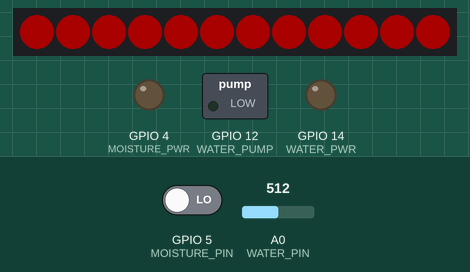
Bench run of a program on a simulated ESP8266 (Wemos D1 mini). On the bench: 12 RGB LEDs in strip order, left to right, switched loads named in the program (green lamp = pin HIGH), output pins drawn as LEDs (lit = HIGH). Inputs (shaded band) come from the test bench; at power-on: A0 (WATER_PIN) = 512, GPIO 5 (MOISTURE_PIN) LOW. Dim RGB values are drawn brighter than linear; WiFi joins after 1.5 s; servers stay silent unless stated; no MQTT or app messages arrive unless stated; what the program prints to the serial monitor is not drawn.

Above: at 2.7 s.
2.8 s: A0 (WATER_PIN) set to 54
15.2 s: A0 (WATER_PIN) set to 45
At 20.25 s:
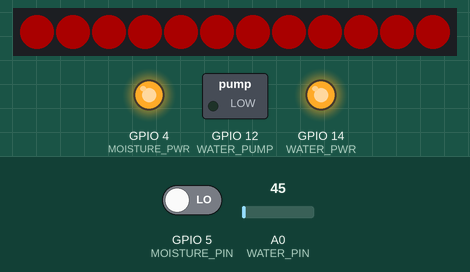
22.3 s: A0 (WATER_PIN) set to 122
At 25.9 s:
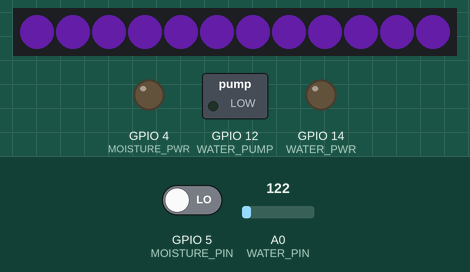
32.0 s: A0 (WATER_PIN) set to 40
At 35.9 s:
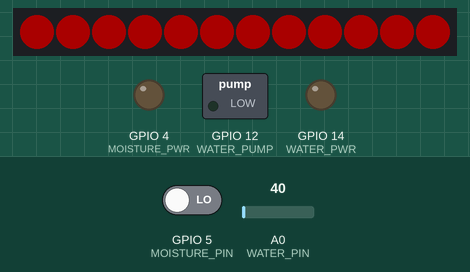
Timing chart, 0 to 42.0 s (numbered marks = the images above; inputs shaded):
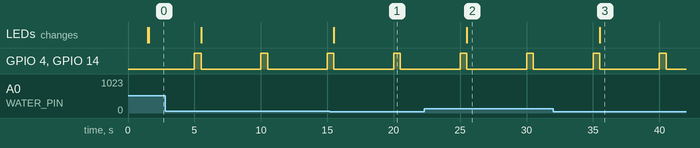

Measured:
- the behaviour switches between 50 and 49 on A0 (WATER_PIN) (found by bisection; images 0 and 1)
- after the input at 15.2 s, the LEDs: change after 0.30 s (image 1)
- after the input at 22.3 s, the LEDs: change after 3.2 s (image 2)
- after the input at 32.0 s, the LEDs: change after 3.5 s (image 3)
- by itself, GPIO 4 (MOISTURE_PWR), GPIO 14 (WATER_PWR): alternates HIGH for 0.50 s and LOW for 4.5 s

The program:

main.cpp
```cpp
#include <FastLED.h>
#include <Arduino.h>
#include <PubSubClient.h>
#include <ESP8266WiFi.h>

// Nastavení připojení k Wi-Fi a MQTT
#define wifi_ssid "Prokesova_laznet.cz"
#define wifi_password "cestmir70"
#define mqtt_server  "192.168.1.103"
#define mqtt_user "mqtt-user"
#define mqtt_password "123456789"

#define moisture_level_topic "sensor/moisture_level"
#define water_level_topic "sensor/water_level"

// Nastavení LED
#define LED_PIN     15  // D8 pin
#define LED_COUNT   12
#define BRIGHTNESS  45
#define BRIGHT_LED 150
#define ANIMATION_DELAY 100
#define WATER_MIN   50

CRGB leds[LED_COUNT];
CRGB currentColor;

// Nastavení pinů pro senzory a čerpadlo
#define WATER_PWR 14    // D5 pin
#define WATER_PIN A0    // A0 pin
#define MOISTURE_PWR 4  // D2 pin
#define MOISTURE_PIN 5  // D1 pin
#define WATER_PUMP 12   // D6 pin

#define PUMP_TIME 150000

// Deklarace funkcí
void animateLights(unsigned long);
void lights(int, int, int);
void startSensors();
int waterSensor();
int moistureSensor();
void connectWifi();
void connectMQTT();

// Deklarace hodnot času
unsigned long currentTime;
unsigned long lastCheckSensor;
unsigned long wateringCheck;
unsigned long lastPublish;

// Nastavení časových prodlev
const int delaySensor = 5000;
const int delaySensorValue = 500;
const int wateringDelay = 60000;
const int publishDelay = 10000;

bool sensors = false;
bool pump = false;

int lastWaterLevelCheck;
int waterLevel;
int moistureLevel;

WiFiClient Client;
PubSubClient client(Client);

void setup() {
  Serial.begin(9600);

  // Připojení k Wi-Fi
  connectWifi();

  // Nastavení MQTT klienta
  client.setServer(mqtt_server, 1883);

  // Inicializace pinů pro senzory a čerpadlo
  pinMode(WATER_PWR, OUTPUT);
  pinMode(WATER_PIN, INPUT);
  pinMode(MOISTURE_PWR, OUTPUT);
  pinMode(MOISTURE_PIN, INPUT);
  pinMode(WATER_PUMP, OUTPUT);

  // Vypnutí napájení senzorů a čerpadla
  digitalWrite(WATER_PWR, LOW);
  digitalWrite(MOISTURE_PWR, LOW);
  digitalWrite(WATER_PUMP, LOW);

  // Inicializace LED
  FastLED.addLeds<NEOPIXEL, LED_PIN>(leds, LED_COUNT);
  FastLED.setBrightness(BRIGHTNESS);
  FastLED.show();
  FastLED.clear();
}

void loop() {
  currentTime = millis();

  // Připojení k Wi-Fi
  if(WiFi.status()!=WL_CONNECTED) connectWifi();

  // Připojení k MQTT
  if(!client.connected()) connectMQTT();

  // Aktualizace senzorů
  if (currentTime-lastCheckSensor >= delaySensor) {
    lastCheckSensor = currentTime;
    sensors = true;
    startSensors();
  }else if(currentTime-lastCheckSensor >= delaySensorValue && sensors == true) {
    sensors = false;
    waterLevel = waterSensor();
    moistureLevel = moistureSensor();
  }

  // Kontrola stavu vlhkosti a spuštění čerpadla
  if (currentTime-wateringCheck >= wateringDelay) {
    wateringCheck = currentTime;
    if (moistureLevel == LOW) {
      Serial.println("She is happy:)");
    }else {
      Serial.println("SHE DRY, NEED WATER");
      if (waterLevel >= WATER_MIN) {
        digitalWrite(WATER_PUMP, HIGH);
        Serial.println("Zapinam pumpu");
        pump = true;
      }

    }
  }

  // Vypnutí čerpadla
  if (currentTime-wateringCheck >= PUMP_TIME && currentTime-wateringCheck < wateringDelay && pump == true) {
    digitalWrite(WATER_PUMP, LOW);
    Serial.println("Vypinam pumpu");
    pump = false;
  }

  // Kontrola hladiny vody
  if (lastWaterLevelCheck != waterLevel) {
    lastWaterLevelCheck = waterLevel;
    if(waterLevel >= WATER_MIN) {
      Serial.println("Yea enough water baby");
    }else {
      Serial.println("ADD WATER NOW");
      Serial.println(waterLevel);
    }
  }

  // Odeslání dat na MQTT
  if(currentTime-lastPublish >= publishDelay){
    lastPublish = currentTime;
    Serial.println("Publishing data to MQTT...");
    client.publish(water_level_topic, String(waterLevel).c_str());
    client.publish(moisture_level_topic, String(moistureLevel).c_str());
  }

  // Osvětlení LED
  if(waterLevel < WATER_MIN) {
    lights(255, 0, 0);
  }else if(pump == true) {
    currentColor = CRGB(0, 15, 0);
    animateLights(currentTime);
  }else{
    lights(138, 43, 226);
  }

  // Aktualizace stavu MQTT klienta
  client.loop();
}

// Připojení k Wi-Fi
void connectWifi() {
  WiFi.begin(wifi_ssid, wifi_password);

  Serial.println("Připojuji se k Wifi");

  while (WiFi.status() != WL_CONNECTED) {
    delay(500);
    Serial.print(".");
  }

  Serial.println("");
  Serial.println("Připojeno k WIFI");
}

// Připojení k MQTT
void connectMQTT() {
  while(!client.connected() && WiFi.status() == WL_CONNECTED) {
    Serial.println("Am calling MQTT baby!");
    if (client.connect("esp8266", mqtt_user, mqtt_password)) {
      Serial.println("Připojeno k MQTT");
    }else {
    Serial.println("Připojení selhalo, zkouším opakované připojení");
    delay(5000);
    }
  }
}

// Animace LED podle stavu čerpadla
void animateLights(unsigned long currentMillis) {
  static int currentLed = 0;
  static unsigned long lastLAnimTime = 0;

  if(currentMillis - lastLAnimTime >= ANIMATION_DELAY) {
    for(int i = 0; i < LED_COUNT; i++) {
      leds[i] = currentColor;
    }

    leds[currentLed] = CRGB(BRIGHT_LED, BRIGHT_LED, BRIGHT_LED);
    FastLED.show();
    currentLed = (currentLed + 1) % LED_COUNT;
    lastLAnimTime = currentMillis;
  }
}

// Barva LED
void lights(int red, int green, int blue) {
    currentColor = CRGB(red, green, blue);
    fill_solid(leds, LED_COUNT, currentColor);
    FastLED.show();
}

// Zapnutí senzorů
void startSensors() {
  digitalWrite(WATER_PWR, HIGH);
  digitalWrite(MOISTURE_PWR, HIGH);
}

// Čtení hodnoty senzoru hladiny vody
int waterSensor() {
  int sensorValue = analogRead(WATER_PIN);
  digitalWrite(WATER_PWR, LOW);
  return sensorValue;
}

// Čtení hodnoty senzoru vlhkosti
int moistureSensor() {
  int sensorValue = digitalRead(MOISTURE_PIN);
  digitalWrite(MOISTURE_PWR, LOW);
  return sensorValue;
}
```
